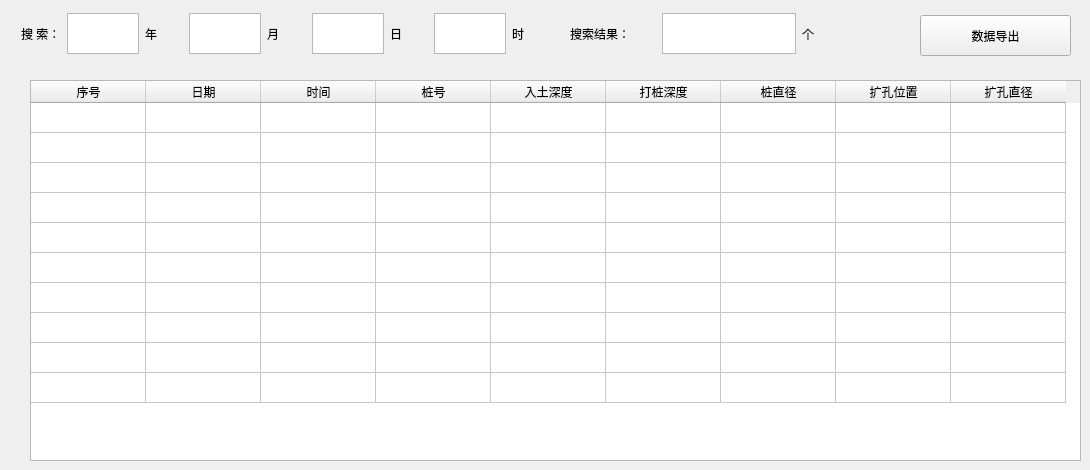
    <widget class="QWidget" name="page_2">
     <widget class="QWidget" name="layoutWidget_3">
      <property name="geometry">
       <rect>
        <x>21</x>
        <y>11</y>
        <width>529</width>
        <height>45</height>
       </rect>
      </property>
      <layout class="QHBoxLayout" name="horizontalLayout_6">
       <item>
        <widget class="QLabel" name="label_kojing_5">
         <property name="styleSheet">
          <string notr="true">font: 75 22pt &quot;SimSun&quot;;</string>
         </property>
         <property name="text">
          <string>搜 索：</string>
         </property>
        </widget>
       </item>
       <item>
        <widget class="QTextEdit" name="time_year_2">
         <property name="sizePolicy">
          <sizepolicy hsizetype="Fixed" vsizetype="Fixed">
           <horstretch>0</horstretch>
           <verstretch>0</verstretch>
          </sizepolicy>
         </property>
         <property name="maximumSize">
          <size>
           <width>72</width>
           <height>41</height>
          </size>
         </property>
         <property name="styleSheet">
          <string notr="true">font: 25 18pt &quot;Times New Roman&quot;;</string>
         </property>
         <property name="html">
          <string>&lt;!DOCTYPE HTML PUBLIC &quot;-//W3C//DTD HTML 4.0//EN&quot; &quot;http://www.w3.org/TR/REC-html40/strict.dtd&quot;&gt;
&lt;html&gt;&lt;head&gt;&lt;meta name=&quot;qrichtext&quot; content=&quot;1&quot; /&gt;&lt;style type=&quot;text/css&quot;&gt;
p, li { white-space: pre-wrap; }
&lt;/style&gt;&lt;/head&gt;&lt;body style=&quot; font-family:'Times New Roman'; font-size:18pt; font-weight:24; font-style:normal;&quot;&gt;
&lt;p style=&quot;-qt-paragraph-type:empty; margin-top:0px; margin-bottom:0px; margin-left:0px; margin-right:0px; -qt-block-indent:0; text-indent:0px;&quot;&gt;&lt;br /&gt;&lt;/p&gt;&lt;/body&gt;&lt;/html&gt;</string>
         </property>
        </widget>
       </item>
       <item>
        <widget class="QLabel" name="label_zuhao_41">
         <property name="styleSheet">
          <string notr="true">font: 75 18pt &quot;SimSun&quot;;</string>
         </property>
         <property name="text">
          <string>年</string>
         </property>
        </widget>
       </item>
       <item>
        <widget class="QTextEdit" name="time_month_2">
         <property name="sizePolicy">
          <sizepolicy hsizetype="Fixed" vsizetype="Fixed">
           <horstretch>0</horstretch>
           <verstretch>0</verstretch>
          </sizepolicy>
         </property>
         <property name="maximumSize">
          <size>
           <width>72</width>
           <height>41</height>
          </size>
         </property>
         <property name="styleSheet">
          <string notr="true">font: 25 18pt &quot;Times New Roman&quot;;</string>
         </property>
         <property name="html">
          <string>&lt;!DOCTYPE HTML PUBLIC &quot;-//W3C//DTD HTML 4.0//EN&quot; &quot;http://www.w3.org/TR/REC-html40/strict.dtd&quot;&gt;
&lt;html&gt;&lt;head&gt;&lt;meta name=&quot;qrichtext&quot; content=&quot;1&quot; /&gt;&lt;style type=&quot;text/css&quot;&gt;
p, li { white-space: pre-wrap; }
&lt;/style&gt;&lt;/head&gt;&lt;body style=&quot; font-family:'Times New Roman'; font-size:18pt; font-weight:24; font-style:normal;&quot;&gt;
&lt;p style=&quot;-qt-paragraph-type:empty; margin-top:0px; margin-bottom:0px; margin-left:0px; margin-right:0px; -qt-block-indent:0; text-indent:0px;&quot;&gt;&lt;br /&gt;&lt;/p&gt;&lt;/body&gt;&lt;/html&gt;</string>
         </property>
        </widget>
       </item>
       <item>
        <widget class="QLabel" name="label_zuhao_38">
         <property name="styleSheet">
          <string notr="true">font: 75 18pt &quot;SimSun&quot;;</string>
         </property>
         <property name="text">
          <string>月</string>
         </property>
        </widget>
       </item>
       <item>
        <widget class="QTextEdit" name="time_day_2">
         <property name="sizePolicy">
          <sizepolicy hsizetype="Fixed" vsizetype="Fixed">
           <horstretch>0</horstretch>
           <verstretch>0</verstretch>
          </sizepolicy>
         </property>
         <property name="maximumSize">
          <size>
           <width>72</width>
           <height>41</height>
          </size>
         </property>
         <property name="styleSheet">
          <string notr="true">font: 25 18pt &quot;Times New Roman&quot;;</string>
         </property>
         <property name="html">
          <string>&lt;!DOCTYPE HTML PUBLIC &quot;-//W3C//DTD HTML 4.0//EN&quot; &quot;http://www.w3.org/TR/REC-html40/strict.dtd&quot;&gt;
&lt;html&gt;&lt;head&gt;&lt;meta name=&quot;qrichtext&quot; content=&quot;1&quot; /&gt;&lt;style type=&quot;text/css&quot;&gt;
p, li { white-space: pre-wrap; }
&lt;/style&gt;&lt;/head&gt;&lt;body style=&quot; font-family:'Times New Roman'; font-size:18pt; font-weight:24; font-style:normal;&quot;&gt;
&lt;p style=&quot;-qt-paragraph-type:empty; margin-top:0px; margin-bottom:0px; margin-left:0px; margin-right:0px; -qt-block-indent:0; text-indent:0px;&quot;&gt;&lt;br /&gt;&lt;/p&gt;&lt;/body&gt;&lt;/html&gt;</string>
         </property>
        </widget>
       </item>
       <item>
        <widget class="QLabel" name="label_zuhao_36">
         <property name="styleSheet">
          <string notr="true">font: 75 18pt &quot;SimSun&quot;;</string>
         </property>
         <property name="text">
          <string>日</string>
         </property>
        </widget>
       </item>
       <item>
        <widget class="QTextEdit" name="time_shi_2">
         <property name="sizePolicy">
          <sizepolicy hsizetype="Fixed" vsizetype="Fixed">
           <horstretch>0</horstretch>
           <verstretch>0</verstretch>
          </sizepolicy>
         </property>
         <property name="maximumSize">
          <size>
           <width>72</width>
           <height>41</height>
          </size>
         </property>
         <property name="styleSheet">
          <string notr="true">font: 25 18pt &quot;Times New Roman&quot;;</string>
         </property>
         <property name="html">
          <string>&lt;!DOCTYPE HTML PUBLIC &quot;-//W3C//DTD HTML 4.0//EN&quot; &quot;http://www.w3.org/TR/REC-html40/strict.dtd&quot;&gt;
&lt;html&gt;&lt;head&gt;&lt;meta name=&quot;qrichtext&quot; content=&quot;1&quot; /&gt;&lt;style type=&quot;text/css&quot;&gt;
p, li { white-space: pre-wrap; }
&lt;/style&gt;&lt;/head&gt;&lt;body style=&quot; font-family:'Times New Roman'; font-size:18pt; font-weight:24; font-style:normal;&quot;&gt;
&lt;p style=&quot;-qt-paragraph-type:empty; margin-top:0px; margin-bottom:0px; margin-left:0px; margin-right:0px; -qt-block-indent:0; text-indent:0px;&quot;&gt;&lt;br /&gt;&lt;/p&gt;&lt;/body&gt;&lt;/html&gt;</string>
         </property>
        </widget>
       </item>
       <item>
        <widget class="QLabel" name="label_zuhao_37">
         <property name="styleSheet">
          <string notr="true">font: 75 18pt &quot;SimSun&quot;;</string>
         </property>
         <property name="text">
          <string>时</string>
         </property>
        </widget>
       </item>
      </layout>
     </widget>
     <widget class="QWidget" name="layoutWidget">
      <property name="geometry">
       <rect>
        <x>570</x>
        <y>11</y>
        <width>317</width>
        <height>45</height>
       </rect>
      </property>
      <layout class="QHBoxLayout" name="horizontalLayout_7">
       <item>
        <widget class="QLabel" name="label_kojing_6">
         <property name="styleSheet">
          <string notr="true">font: 75 22pt &quot;SimSun&quot;;</string>
         </property>
         <property name="text">
          <string>搜索结果：</string>
         </property>
        </widget>
       </item>
       <item>
        <widget class="QTextEdit" name="tEdit_sousuojg">
         <property name="sizePolicy">
          <sizepolicy hsizetype="Fixed" vsizetype="Fixed">
           <horstretch>0</horstretch>
           <verstretch>0</verstretch>
          </sizepolicy>
         </property>
         <property name="maximumSize">
          <size>
           <width>134</width>
           <height>41</height>
          </size>
         </property>
         <property name="styleSheet">
          <string notr="true">font: 25 18pt &quot;Times New Roman&quot;;</string>
         </property>
         <property name="html">
          <string>&lt;!DOCTYPE HTML PUBLIC &quot;-//W3C//DTD HTML 4.0//EN&quot; &quot;http://www.w3.org/TR/REC-html40/strict.dtd&quot;&gt;
&lt;html&gt;&lt;head&gt;&lt;meta name=&quot;qrichtext&quot; content=&quot;1&quot; /&gt;&lt;style type=&quot;text/css&quot;&gt;
p, li { white-space: pre-wrap; }
&lt;/style&gt;&lt;/head&gt;&lt;body style=&quot; font-family:'Times New Roman'; font-size:18pt; font-weight:24; font-style:normal;&quot;&gt;
&lt;p style=&quot;-qt-paragraph-type:empty; margin-top:0px; margin-bottom:0px; margin-left:0px; margin-right:0px; -qt-block-indent:0; text-indent:0px; font-family:'Ubuntu'; font-size:11pt; font-weight:400;&quot;&gt;&lt;br /&gt;&lt;/p&gt;&lt;/body&gt;&lt;/html&gt;</string>
         </property>
        </widget>
       </item>
       <item>
        <widget class="QLabel" name="label_zuhao_7">
         <property name="styleSheet">
          <string notr="true">font: 75 18pt &quot;SimSun&quot;;</string>
         </property>
         <property name="text">
          <string>个</string>
         </property>
        </widget>
       </item>
      </layout>
     </widget>
     <widget class="QTableWidget" name="tableWidget">
      <property name="geometry">
       <rect>
        <x>30</x>
        <y>80</y>
        <width>1051</width>
        <height>381</height>
       </rect>
      </property>
      <property name="styleSheet">
       <string notr="true">font: 25 16pt &quot;SimSun&quot;;</string>
      </property>
      <property name="showDropIndicator" stdset="0">
       <bool>true</bool>
      </property>
      <property name="showGrid">
       <bool>true</bool>
      </property>
      <property name="rowCount">
       <number>10</number>
      </property>
      <property name="columnCount">
       <number>9</number>
      </property>
      <attribute name="horizontalHeaderDefaultSectionSize">
       <number>115</number>
      </attribute>
      <attribute name="verticalHeaderVisible">
       <bool>false</bool>
      </attribute>
      <row>
       <property name="text">
        <string/>
       </property>
      </row>
      <row/>
      <row/>
      <row/>
      <row/>
      <row/>
      <row/>
      <row/>
      <row/>
      <row/>
      <column>
       <property name="text">
        <string>序号</string>
       </property>
      </column>
      <column>
       <property name="text">
        <string>日期</string>
       </property>
      </column>
      <column>
       <property name="text">
        <string>时间</string>
       </property>
      </column>
      <column>
       <property name="text">
        <string>桩号</string>
       </property>
      </column>
      <column>
       <property name="text">
        <string>入土深度</string>
       </property>
      </column>
      <column>
       <property name="text">
        <string>打桩深度</string>
       </property>
      </column>
      <column>
       <property name="text">
        <string>桩直径</string>
       </property>
      </column>
      <column>
       <property name="text">
        <string>扩孔位置</string>
       </property>
      </column>
      <column>
       <property name="text">
        <string>扩孔直径</string>
       </property>
      </column>
     </widget>
     <widget class="QPushButton" name="pushButton">
      <property name="geometry">
       <rect>
        <x>920</x>
        <y>15</y>
        <width>151</width>
        <height>41</height>
       </rect>
      </property>
      <property name="styleSheet">
       <string notr="true">font: 75 18pt &quot;SimSun&quot;;</string>
      </property>
      <property name="text">
       <string>数据导出</string>
      </property>
     </widget>
    </widget>
